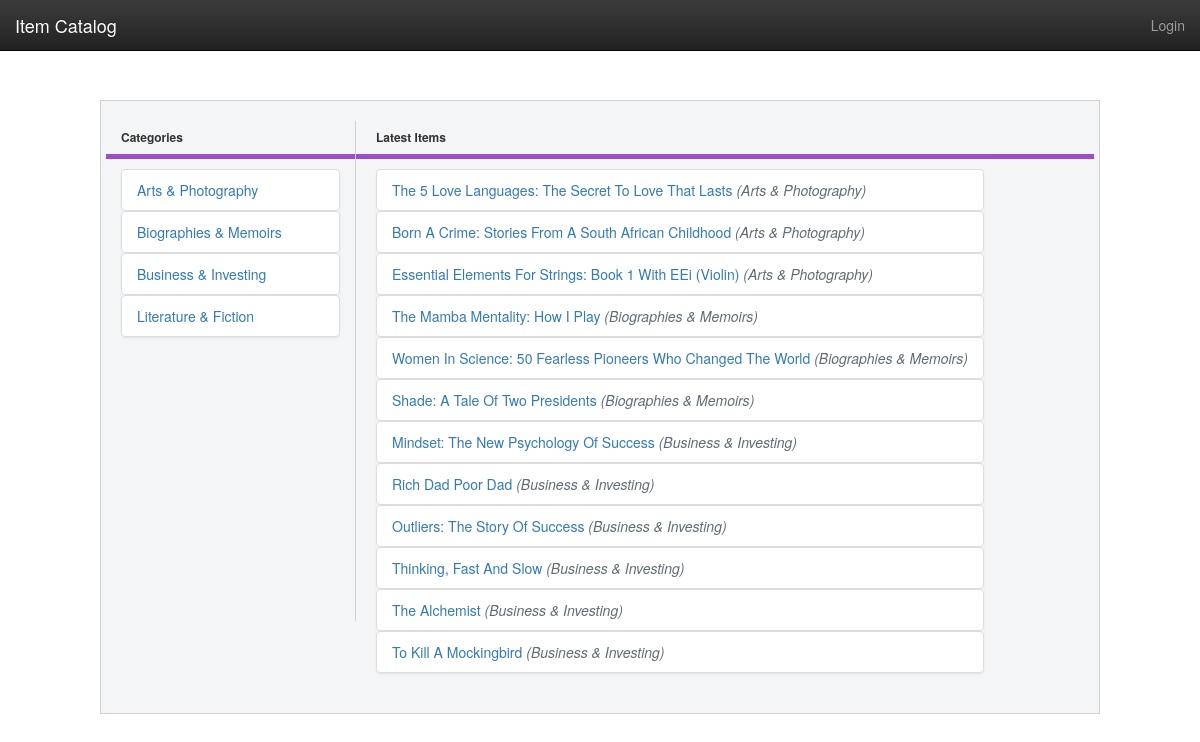
/catalog, run on the app's committed database.
### database_setup.py (models this page shows, shortened)
class Category(Base):
    __tablename__ = 'category'
    id = Column(Integer, primary_key=True)
    name = Column(String(80), nullable=False)
    user_id = Column(Integer, ForeignKey('user.id'))
    user = relationship(User)

class CategoryItem(Base):
    __tablename__ = 'category_item'
    name = Column(String(80), nullable=False)
    description = Column(String(250))
    id = Column(Integer, primary_key=True)
    category_id = Column(Integer, ForeignKey('category.id'))
    category = relationship(Category)
    user_id = Column(Integer, ForeignKey('user.id'))
    user = relationship(User)

### application.py (the view)
@app.route('/')
@app.route('/catalog')
def showCategories():
    categories = session.query(Category).all()
    categoryItems = session.query(CategoryItem).all()
    return render_template(
        'categories.html',
        categories=categories,
        categoryItems=categoryItems
        )

### templates/categories.html (shortened to what this page needs)
{% extends "index.html" %}
{% block content %}
<div class="row">
	<div class="col-sm-3 col-md-2 sidebar categories" style="min-width: 250px; min-height: 500px;">
			<div class="categories__list">
					<h6 class="list__header">
						<span class="header__title">Categories</span>
						<span class="header__bar"></span>
					</h6>
					<ul class="nav nav-sidebar list__items list-group">
						{% for category in categories %}
							<a href="{{url_for('showCategory', catalog_id = category.id )}}">
								<li class="items__item list-group-item">
									<span class="item__name">{{category.name}}</span>
								</li>
							</a>
						{% endfor %}
					</ul>
					</div>
	    </div>
<div class="column column-25">
	<div class="latest__list">
		<h6 class="list__header">
			<span class="header__title">Latest Items</span>
			<span class="header__bar"></span>
		</h6>
		<ul class="list-group" style="display: inline-block;">
			{% for categoryItem in categoryItems %}
				<a href="{{url_for('showCategoryItem', catalog_id = categoryItem.category_id ,item_id = categoryItem.id )}}">
					<li class="items__item list-group-item">
						<span class="item__name">{{categoryItem.name}}</span>
						<span class="item__type">({{categoryItem.category.name}})</span>
					</li>
				</a>
			{% endfor %}
		</ul>
	</div>
</div>
</div>
{% endblock %}

### templates/index.html (shortened to what this page needs)
<!DOCTYPE html>
<html lang="en">
<head>
	<link rel="stylesheet" href="https://maxcdn.bootstrapcdn.com/bootstrap/3.3.7/css/bootstrap.min.css"
>
	<link rel="stylesheet" href="https://maxcdn.bootstrapcdn.com/bootstrap/3.3.7/css/bootstrap-theme.min.css"
>
	<link rel="stylesheet" href="/static/style.css">
</head>
<body>
	<nav class="navbar navbar-inverse navbar-fixed-top">
	      <div class="container-fluid">
	        <div class="navbar-header">
	          <a class="navbar-brand header__title" href="/">Item Catalog</a>
	        </div>
	        <div id="navbar" class="navbar-collapse">
	          <ul class="nav navbar-nav navbar-right">
							<li>
								{%if 'username' not in session %}
								<a href="{{url_for('login')}}" class="user__nav">
								Login
							</a>
							{% else %}
							<a href="{{url_for('logout')}}" class="user__nav">
								Logout
							</a>
							{% endif %}
							</li>
	          </ul>
	        </div>
	      </div>
	    </nav>
	<div class="wrapper">
		<div class="content">
			<div class="container">
				{% block content %}
				{% endblock %}
			</div>
		</div>
	</div>
</body>
</html>

### static/style.css (style rules this page uses)
ul { list-style-type: none; }
.wrapper { margin-top: 10rem; }
.wrapper .container { max-width: 100rem; }
.content .container { background: #f4f5f6; margin-bottom: 2rem; padding: 2rem; border-bottom: .1rem solid #d1d1d1; }
@media (min-width: 40.0rem) { .content .container { margin-top: 2rem; border: .1rem solid #d1d1d1; } }
@media (min-width: 40.0rem) { .categories { border-right: .1rem solid #d1d1d1; margin-right: 2rem; } }
.list__header .header__title { font-weight: 700; margin-bottom: 1rem; display: block; text-transform: capitalize; }
.list__header .header__bar { border-bottom: .5rem solid #9b4dca; height: .1rem; display: block; }
.items__item .item__name { text-transform: capitalize; }
.items__item .item__type { color: #606c76; font-style: italic; text-transform: capitalize; }

### data on the page
Category: name "Arts & Photography"
Category: name "Biographies & Memoirs"
Category: name "Business & Investing"
Category: name "Literature & Fiction"
CategoryItem: name "The 5 Love Languages: The Secret To Love That Lasts", category.name "Arts & Photography"
CategoryItem: name "Born A Crime: Stories From A South African Childhood", category.name "Arts & Photography"
CategoryItem: name "Essential Elements For Strings: Book 1 With EEi (Violin)", category.name "Arts & Photography"
CategoryItem: name "The Mamba Mentality: How I Play", category.name "Biographies & Memoirs"
CategoryItem: name "Women In Science: 50 Fearless Pioneers Who Changed The World", category.name "Biographies & Memoirs"
CategoryItem: name "Shade: A Tale Of Two Presidents", category.name "Biographies & Memoirs"
CategoryItem: name "Mindset: The New Psychology Of Success", category.name "Business & Investing"
CategoryItem: name "Rich Dad Poor Dad", category.name "Business & Investing"
CategoryItem: name "Outliers: The Story Of Success", category.name "Business & Investing"
CategoryItem: name "Thinking, Fast And Slow", category.name "Business & Investing"
CategoryItem: name "The Alchemist", category.name "Business & Investing"
CategoryItem: name "To Kill A Mockingbird", category.name "Business & Investing"
